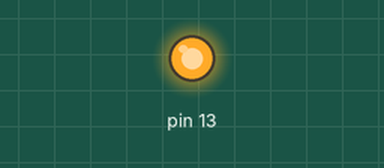
Recording of a sketch running on a simulated Arduino Uno, built with avr-gcc and run on an emulated ATmega328P. Shown: output pins drawn as LEDs (lit = HIGH).

Above: at 0.5 s.
At 5.0 s:
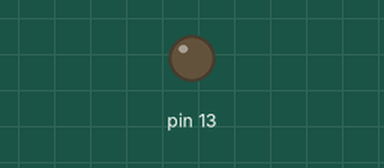
Timing chart, 0 to 6.9 s (numbered marks = the images above):
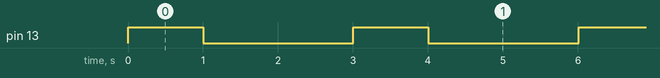

The sketch:

sketch_apr11g.ino
```cpp
#include <SoftwareSerial.h>

#define TX 3
#define RX 4

SoftwareSerial soft_Serial(RX,TX);

void setup() {
  // put your setup code here, to run once:
  soft_Serial.begin(9600);
  pinMode(13,OUTPUT);
}

void loop() {
  // put your main code here, to run repeatedly:
  soft_Serial.print(1);
  digitalWrite(13,HIGH);
  delay(1000);
  soft_Serial.print(2);
  digitalWrite(13,LOW);
  delay(1000);
  soft_Serial.print(3);
  delay(1000);
}
```

Measured:
- by itself, pin 13: alternates HIGH for 1.0 s and LOW for 2.0 s
